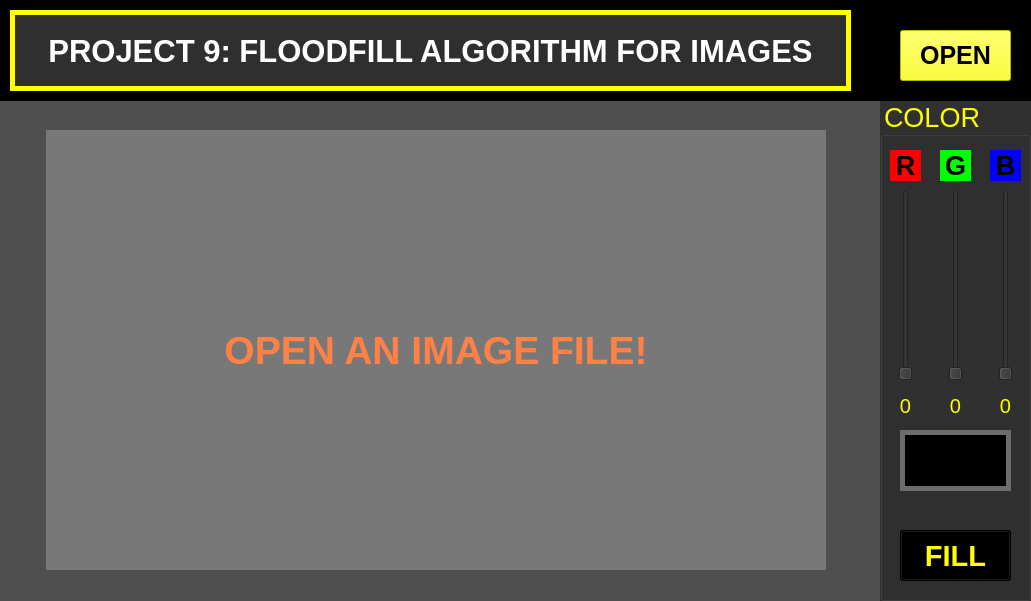
<?xml version="1.0" encoding="UTF-8"?>
<ui version="4.0">
 <class>MainWindow</class>
 <widget class="QMainWindow" name="MainWindow">
  <property name="geometry">
   <rect>
    <x>0</x>
    <y>0</y>
    <width>1031</width>
    <height>601</height>
   </rect>
  </property>
  <property name="font">
   <font>
    <pointsize>30</pointsize>
   </font>
  </property>
  <property name="windowTitle">
   <string>MainWindow</string>
  </property>
  <property name="styleSheet">
   <string notr="true">background-color: rgb(79, 79, 79);</string>
  </property>
  <widget class="QWidget" name="centralwidget">
   <widget class="QGroupBox" name="groupBox">
    <property name="geometry">
     <rect>
      <x>880</x>
      <y>100</y>
      <width>151</width>
      <height>501</height>
     </rect>
    </property>
    <property name="font">
     <font>
      <pointsize>20</pointsize>
     </font>
    </property>
    <property name="styleSheet">
     <string notr="true">background-color: rgb(48, 48, 48);
color: rgb(255, 255, 0);</string>
    </property>
    <property name="title">
     <string>COLOR</string>
    </property>
    <widget class="QSlider" name="r_slider">
     <property name="geometry">
      <rect>
       <x>10</x>
       <y>90</y>
       <width>31</width>
       <height>191</height>
      </rect>
     </property>
     <property name="styleSheet">
      <string notr="true"/>
     </property>
     <property name="maximum">
      <number>255</number>
     </property>
     <property name="orientation">
      <enum>Qt::Vertical</enum>
     </property>
     <property name="invertedControls">
      <bool>false</bool>
     </property>
     <property name="tickPosition">
      <enum>QSlider::NoTicks</enum>
     </property>
     <property name="tickInterval">
      <number>0</number>
     </property>
    </widget>
    <widget class="QSlider" name="g_slider">
     <property name="geometry">
      <rect>
       <x>60</x>
       <y>90</y>
       <width>31</width>
       <height>191</height>
      </rect>
     </property>
     <property name="maximum">
      <number>255</number>
     </property>
     <property name="orientation">
      <enum>Qt::Vertical</enum>
     </property>
    </widget>
    <widget class="QLabel" name="r">
     <property name="geometry">
      <rect>
       <x>10</x>
       <y>50</y>
       <width>31</width>
       <height>31</height>
      </rect>
     </property>
     <property name="font">
      <font>
       <pointsize>20</pointsize>
       <bold>true</bold>
      </font>
     </property>
     <property name="styleSheet">
      <string notr="true">background-color: rgb(255, 0, 0);
color: rgb(0, 0, 0);</string>
     </property>
     <property name="text">
      <string>R</string>
     </property>
     <property name="alignment">
      <set>Qt::AlignCenter</set>
     </property>
    </widget>
    <widget class="QLabel" name="g">
     <property name="geometry">
      <rect>
       <x>60</x>
       <y>50</y>
       <width>31</width>
       <height>31</height>
      </rect>
     </property>
     <property name="font">
      <font>
       <pointsize>20</pointsize>
       <bold>true</bold>
      </font>
     </property>
     <property name="styleSheet">
      <string notr="true">color: rgb(0, 0, 0);
background-color: rgb(0, 255, 0);</string>
     </property>
     <property name="text">
      <string>G</string>
     </property>
     <property name="alignment">
      <set>Qt::AlignCenter</set>
     </property>
    </widget>
    <widget class="QLabel" name="b">
     <property name="geometry">
      <rect>
       <x>110</x>
       <y>50</y>
       <width>31</width>
       <height>31</height>
      </rect>
     </property>
     <property name="font">
      <font>
       <pointsize>20</pointsize>
       <bold>true</bold>
      </font>
     </property>
     <property name="styleSheet">
      <string notr="true">background-color: rgb(0, 0, 255);
color: rgb(0, 0, 0);</string>
     </property>
     <property name="text">
      <string>B</string>
     </property>
     <property name="alignment">
      <set>Qt::AlignCenter</set>
     </property>
    </widget>
    <widget class="QSlider" name="b_slider">
     <property name="geometry">
      <rect>
       <x>110</x>
       <y>90</y>
       <width>31</width>
       <height>191</height>
      </rect>
     </property>
     <property name="maximum">
      <number>255</number>
     </property>
     <property name="orientation">
      <enum>Qt::Vertical</enum>
     </property>
    </widget>
    <widget class="QWidget" name="color_widget" native="true">
     <property name="geometry">
      <rect>
       <x>20</x>
       <y>330</y>
       <width>111</width>
       <height>61</height>
      </rect>
     </property>
     <property name="styleSheet">
      <string notr="true">border: 5px solid rgb(108, 108, 108);
background-color: rgb(0, 0, 0);</string>
     </property>
    </widget>
    <widget class="QLabel" name="label_r">
     <property name="geometry">
      <rect>
       <x>10</x>
       <y>290</y>
       <width>31</width>
       <height>31</height>
      </rect>
     </property>
     <property name="font">
      <font>
       <pointsize>15</pointsize>
      </font>
     </property>
     <property name="text">
      <string>0</string>
     </property>
     <property name="alignment">
      <set>Qt::AlignCenter</set>
     </property>
    </widget>
    <widget class="QLabel" name="label_g">
     <property name="geometry">
      <rect>
       <x>60</x>
       <y>290</y>
       <width>31</width>
       <height>31</height>
      </rect>
     </property>
     <property name="font">
      <font>
       <pointsize>15</pointsize>
      </font>
     </property>
     <property name="text">
      <string>0</string>
     </property>
     <property name="alignment">
      <set>Qt::AlignCenter</set>
     </property>
    </widget>
    <widget class="QLabel" name="label_b">
     <property name="geometry">
      <rect>
       <x>110</x>
       <y>290</y>
       <width>31</width>
       <height>31</height>
      </rect>
     </property>
     <property name="font">
      <font>
       <pointsize>15</pointsize>
      </font>
     </property>
     <property name="text">
      <string>0</string>
     </property>
     <property name="alignment">
      <set>Qt::AlignCenter</set>
     </property>
    </widget>
    <widget class="QPushButton" name="pushButton">
     <property name="geometry">
      <rect>
       <x>20</x>
       <y>430</y>
       <width>111</width>
       <height>51</height>
      </rect>
     </property>
     <property name="font">
      <font>
       <pointsize>22</pointsize>
       <bold>true</bold>
      </font>
     </property>
     <property name="styleSheet">
      <string notr="true">QPushButton{
	background-color: rgb(0, 0, 0);
	color: rgb(255, 255, 0);
}

QPushButton:hover{
	background-color: rgb(255, 255, 255);
	color: rgb(176, 0, 0);
}</string>
     </property>
     <property name="text">
      <string>FILL</string>
     </property>
    </widget>
   </widget>
   <widget class="QWidget" name="widget_3" native="true">
    <property name="geometry">
     <rect>
      <x>0</x>
      <y>0</y>
      <width>1031</width>
      <height>101</height>
     </rect>
    </property>
    <property name="styleSheet">
     <string notr="true">background-color: rgb(0, 0, 0);

</string>
    </property>
    <widget class="QLabel" name="label">
     <property name="geometry">
      <rect>
       <x>10</x>
       <y>10</y>
       <width>841</width>
       <height>81</height>
      </rect>
     </property>
     <property name="font">
      <font>
       <pointsize>23</pointsize>
       <bold>true</bold>
      </font>
     </property>
     <property name="styleSheet">
      <string notr="true">border: 5px solid rgb(255, 255, 0);
color: rgb(255, 255, 255);
background-color: rgb(47, 47, 47);</string>
     </property>
     <property name="text">
      <string>PROJECT 9: FLOODFILL ALGORITHM FOR IMAGES</string>
     </property>
     <property name="alignment">
      <set>Qt::AlignCenter</set>
     </property>
    </widget>
    <widget class="QPushButton" name="openbtn">
     <property name="geometry">
      <rect>
       <x>900</x>
       <y>30</y>
       <width>111</width>
       <height>51</height>
      </rect>
     </property>
     <property name="font">
      <font>
       <pointsize>19</pointsize>
       <bold>true</bold>
      </font>
     </property>
     <property name="styleSheet">
      <string notr="true">QPushButton{
	background-color:rgb(255, 255, 0);
	color: rgb(0,0 , 0);
}

QPushButton:hover{
	background-color: rgb(186, 0, 0);
	color: rgb(255, 255, 255);
}</string>
     </property>
     <property name="text">
      <string>OPEN</string>
     </property>
    </widget>
   </widget>
   <widget class="poshandle" name="pic">
    <property name="geometry">
     <rect>
      <x>46</x>
      <y>130</y>
      <width>780</width>
      <height>440</height>
     </rect>
    </property>
    <property name="font">
     <font>
      <pointsize>29</pointsize>
      <bold>true</bold>
     </font>
    </property>
    <property name="styleSheet">
     <string notr="true">color: rgb(255, 129, 70);
background-color: rgb(120, 120, 120);</string>
    </property>
    <property name="text">
     <string>OPEN AN IMAGE FILE!</string>
    </property>
    <property name="alignment">
     <set>Qt::AlignCenter</set>
    </property>
   </widget>
  </widget>
 </widget>
 <customwidgets>
  <customwidget>
   <class>poshandle</class>
   <extends>QLabel</extends>
   <header location="global">poshandle.h</header>
  </customwidget>
 </customwidgets>
 <resources/>
 <connections/>
</ui>
